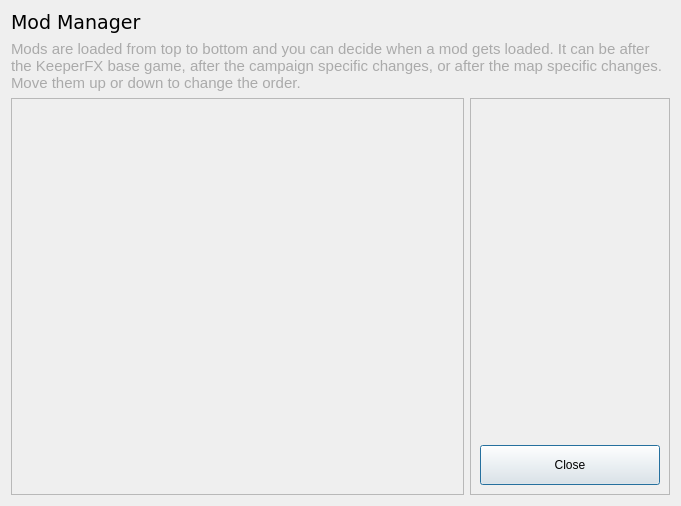
<?xml version="1.0" encoding="UTF-8"?>
<ui version="4.0">
 <class>ModManagerDialog</class>
 <widget class="QDialog" name="ModManagerDialog">
  <property name="windowModality">
   <enum>Qt::WindowModality::WindowModal</enum>
  </property>
  <property name="geometry">
   <rect>
    <x>0</x>
    <y>0</y>
    <width>681</width>
    <height>506</height>
   </rect>
  </property>
  <property name="windowTitle">
   <string>KeeperFX Mod Manager</string>
  </property>
  <property name="windowIcon">
   <iconset resource="../resources.qrc">
    <normaloff>:/res/img/horny-face.png</normaloff>:/res/img/horny-face.png</iconset>
  </property>
  <property name="modal">
   <bool>true</bool>
  </property>
  <layout class="QVBoxLayout" name="verticalLayout_3">
   <item>
    <widget class="QLabel" name="loadOrderLabel">
     <property name="maximumSize">
      <size>
       <width>16777215</width>
       <height>40</height>
      </size>
     </property>
     <property name="font">
      <font>
       <family>Verdana</family>
       <pointsize>14</pointsize>
      </font>
     </property>
     <property name="text">
      <string comment="Header">Mod Manager</string>
     </property>
     <property name="margin">
      <number>5</number>
     </property>
    </widget>
   </item>
   <item>
    <widget class="QLabel" name="loadOrderLabel_2">
     <property name="sizePolicy">
      <sizepolicy hsizetype="Preferred" vsizetype="Maximum">
       <horstretch>0</horstretch>
       <verstretch>0</verstretch>
      </sizepolicy>
     </property>
     <property name="font">
      <font>
       <pointsize>11</pointsize>
      </font>
     </property>
     <property name="styleSheet">
      <string notr="true">QLabel {
 color: #AAA;
}</string>
     </property>
     <property name="text">
      <string comment="Info text">Mods are loaded from top to bottom and you can decide when a mod gets loaded. It can be after the KeeperFX base game, after the campaign specific changes, or after the map specific changes. Move them up or down to change the order.</string>
     </property>
     <property name="wordWrap">
      <bool>true</bool>
     </property>
     <property name="margin">
      <number>5</number>
     </property>
    </widget>
   </item>
   <item>
    <layout class="QHBoxLayout" name="horizontalLayout" stretch="0,0">
     <property name="spacing">
      <number>6</number>
     </property>
     <property name="sizeConstraint">
      <enum>QLayout::SizeConstraint::SetMaximumSize</enum>
     </property>
     <property name="leftMargin">
      <number>0</number>
     </property>
     <property name="topMargin">
      <number>0</number>
     </property>
     <property name="rightMargin">
      <number>0</number>
     </property>
     <property name="bottomMargin">
      <number>0</number>
     </property>
     <item>
      <widget class="QScrollArea" name="scrollArea">
       <property name="widgetResizable">
        <bool>true</bool>
       </property>
       <widget class="QWidget" name="scrollAreaWidgetContents">
        <property name="geometry">
         <rect>
          <x>0</x>
          <y>0</y>
          <width>453</width>
          <height>377</height>
         </rect>
        </property>
        <layout class="QVBoxLayout" name="verticalLayout_2"/>
       </widget>
      </widget>
     </item>
     <item>
      <widget class="QFrame" name="frame">
       <property name="minimumSize">
        <size>
         <width>200</width>
         <height>0</height>
        </size>
       </property>
       <property name="frameShape">
        <enum>QFrame::Shape::StyledPanel</enum>
       </property>
       <property name="frameShadow">
        <enum>QFrame::Shadow::Raised</enum>
       </property>
       <layout class="QVBoxLayout" name="verticalLayout">
        <property name="rightMargin">
         <number>9</number>
        </property>
        <property name="bottomMargin">
         <number>9</number>
        </property>
        <item>
         <widget class="QWidget" name="spacerWidget" native="true"/>
        </item>
        <item>
         <widget class="QPushButton" name="closeButton">
          <property name="minimumSize">
           <size>
            <width>0</width>
            <height>40</height>
           </size>
          </property>
          <property name="text">
           <string>Close</string>
          </property>
         </widget>
        </item>
       </layout>
      </widget>
     </item>
    </layout>
   </item>
  </layout>
 </widget>
 <resources>
  <include location="../resources.qrc"/>
 </resources>
 <connections/>
</ui>
